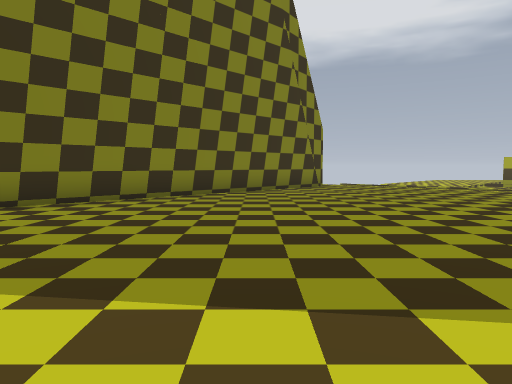
View 1 (above)

24 first-person views from a walk through a level from a Godot 3-D game. The camera is 1.4 m above the floor, tilts 4° down and sees 70° across. The floor is counted in squares, 2 m on a side. Each view is taken from the middle of a square. On the plan, view 1 faces up. The plan holds only what a view shows up to about 11 squares ahead; the rest is blank. The place goes on beyond the plan.

View 2
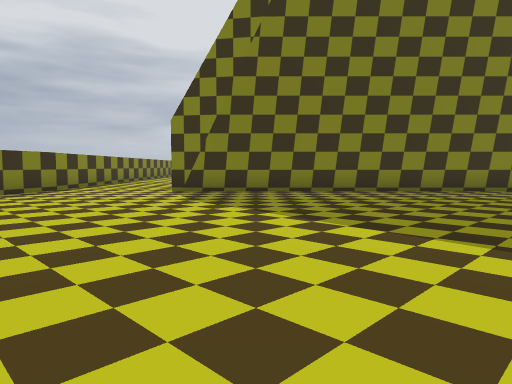

View 3
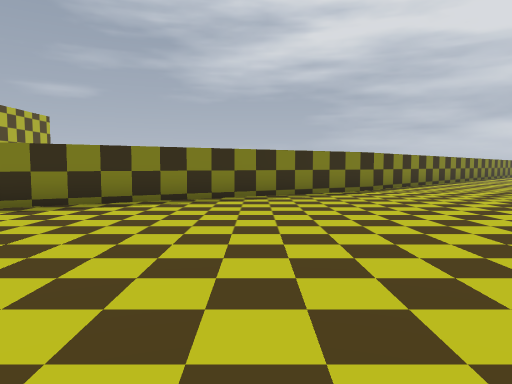

View 4
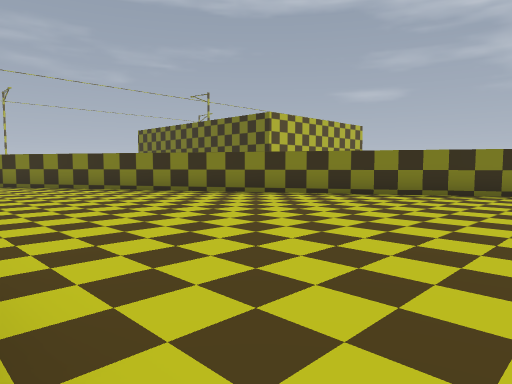

View 5
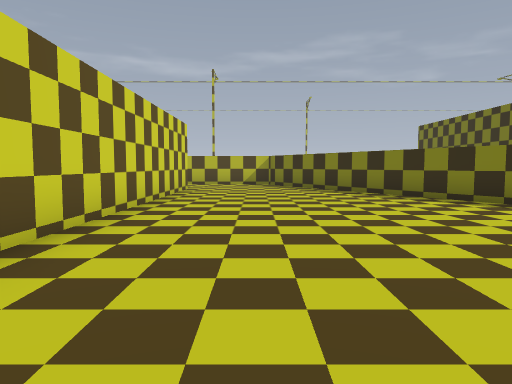

View 6
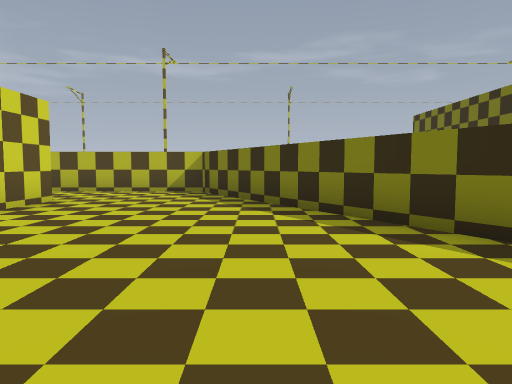

View 7
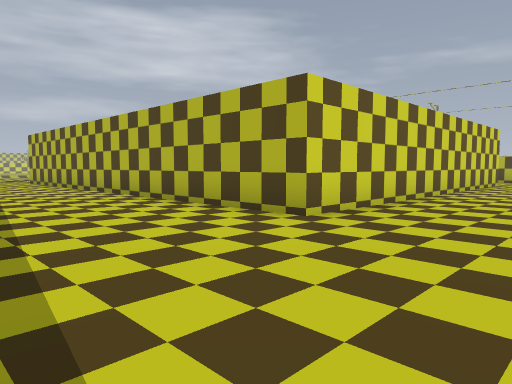

View 8
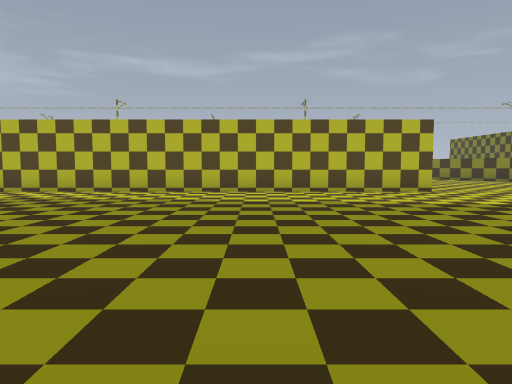

View 9
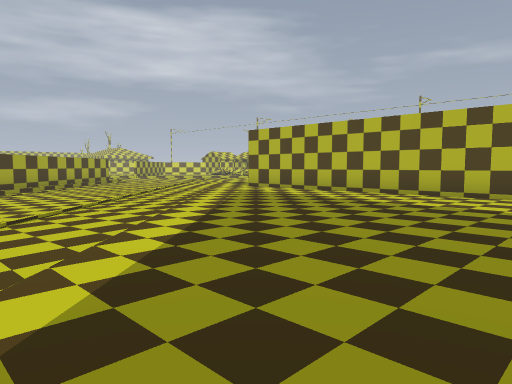

View 10
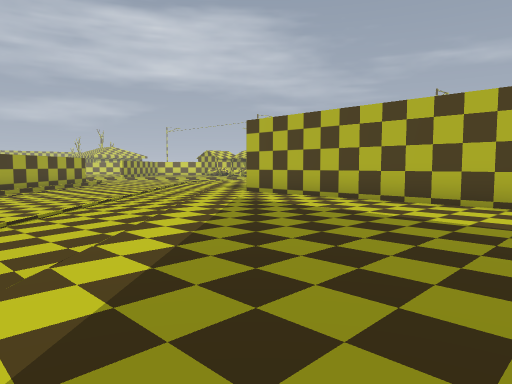

View 11
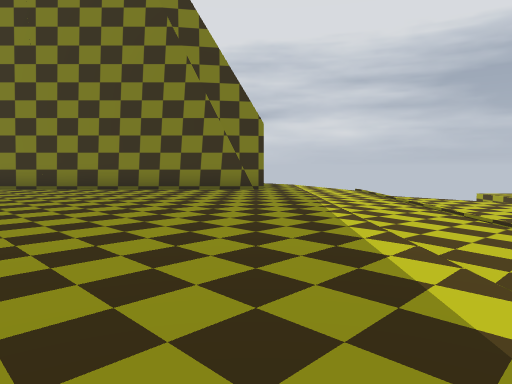

View 12
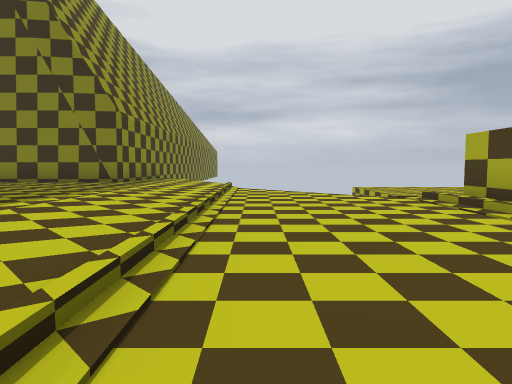

View 13
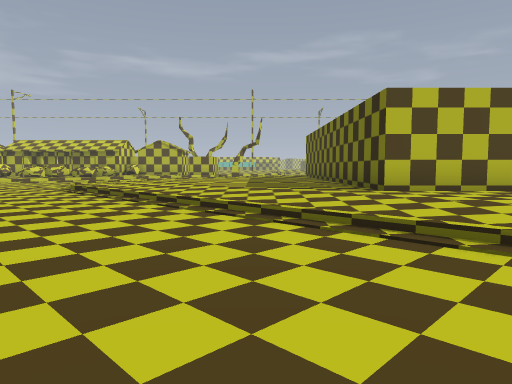

View 14
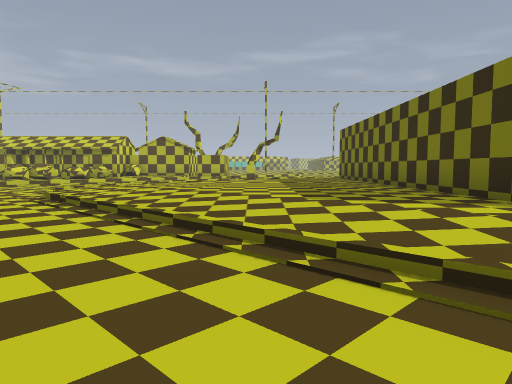

View 15
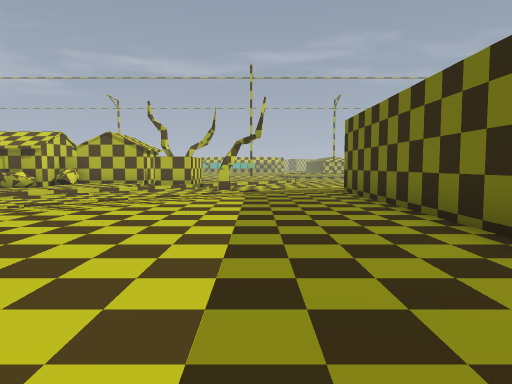

View 16
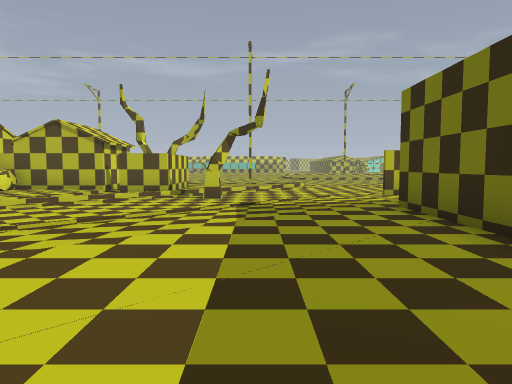

View 17
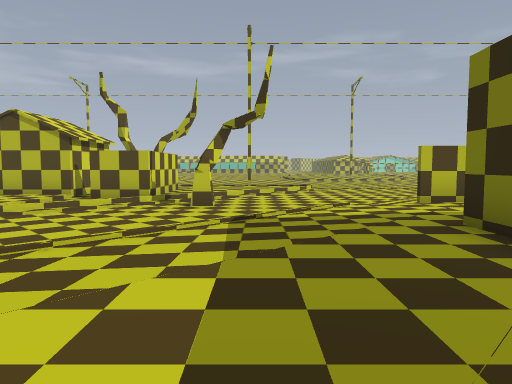

View 18
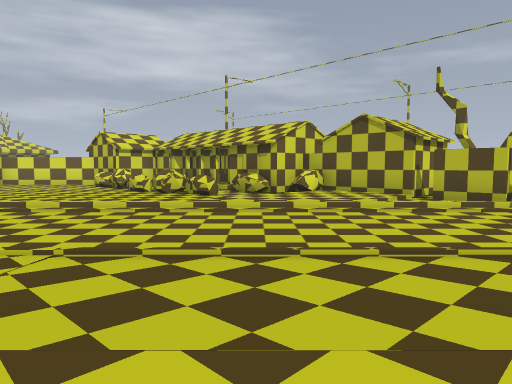

View 19
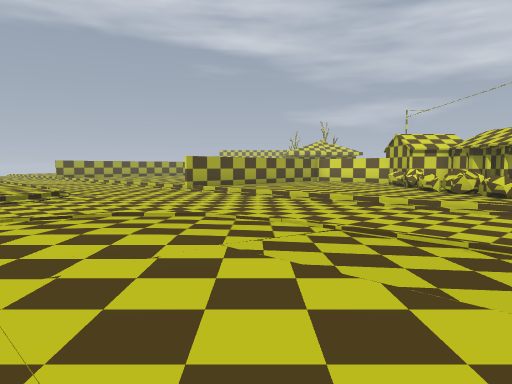

View 20
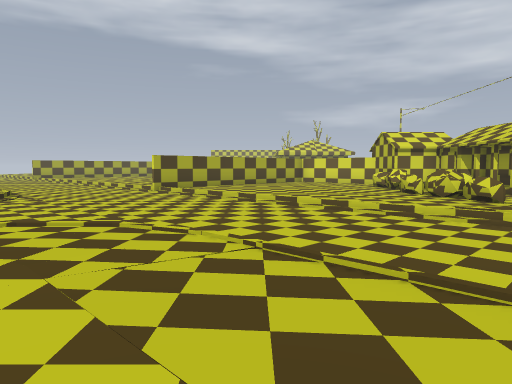

View 21
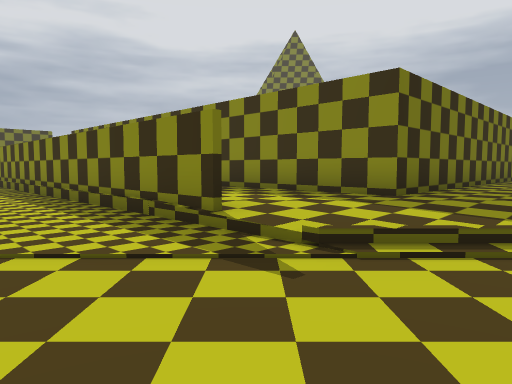

View 22
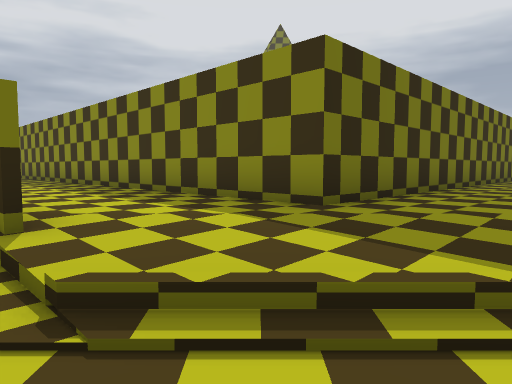

View 23
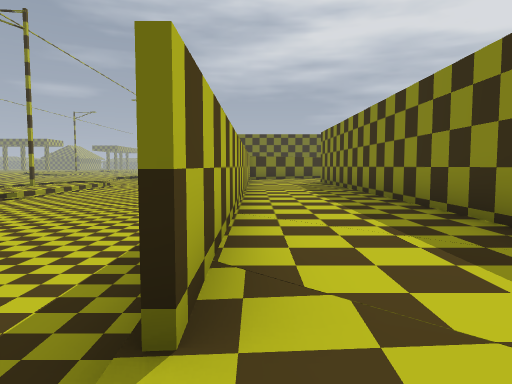

View 24
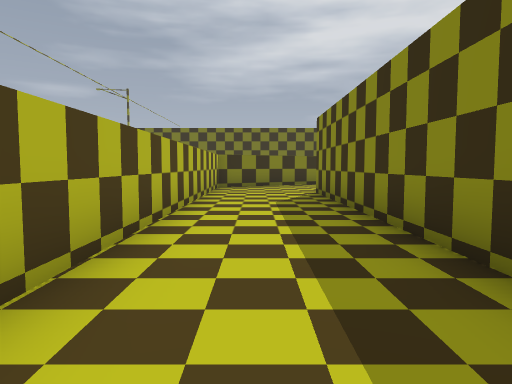

### Floor plan
Key: @ floor where view 1 was taken; # wall or solid block; . main floor; - floor 0.25 m lower than the main floor; _ floor 0.5 m lower than the main floor; / step, stairs or slope; = window, fence, low wall or low ledge; ^ raised ledge.
Columns run from 10 left of view 1 to 32 right of it. Each row starts with its distance up from view 1.
 16                      ##
 15                /_____/#
 14              ..-/_____/
 13            ##...-/_____
 12           ##.....-/____
 11          ##.......-/____
 10         ##.........-/___
  9        ##...........-/__
  8       ##.............-/_
  7      ##...............
  6     ##.................-/__
  5 .. ##...................-/_____/
  4 ...#.....................-/_____
  3 ..........................-/_____
  2 #..........................-/_____
  1 ##..........................-/____
  0  #........@..................-/____
 -1  ##...........................-/___
 -2   #...........##############...-/___    ..
 -3   ##.........##            #....-/___ _///_
 -4    #.........#             #.....-/________
 -5    ##........#             #......-/_______
 -6     ##.......#             #.......-_______
 -7      #.......#             #......../______
 -8      ##......#             #......../______
 -9       #......#             #.......-______/
-10       ##.....#             #......-/_____/
-11        ##....#             #.....-/_____/--
-12         #....#             #....-/_____/---
-13         ##...###############...-/_____/----
-14          #....................-/_____/-----
-15          ##..................-/_____/.-##^=
-16           #################.-/_____/..---
-17                   ________________/...-^ ##
-18                      __________#_##..=#
-19                      ____ ______/#####

Where each view was taken, in squares from view 1:
view 1: 0 up, 0 right, facing up
view 2: 2 down, 2 right, facing up-left
view 3: 2 down, 1 right, facing left
view 4: 1 down, 3 right, facing down-left
view 5: 2 down, 1 right, facing down
view 6: 6 down, 1 left, facing down
view 7: 2 up, 0 right, facing down-right
view 8: 8 up, 8 right, facing down
view 9: 7 up, 8 right, facing down-right
view 10: 5 up, 10 right, facing down-right
view 11: 5 up, 10 right, facing up-left
view 12: 8 up, 13 right, facing up-left
view 13: 5 up, 20 right, facing down
view 14: 2 up, 21 right, facing down
view 15: 3 down, 20 right, facing down
view 16: 7 down, 20 right, facing down
view 17: 9 down, 20 right, facing down
view 18: 9 down, 21 right, facing down-right
view 19: 9 down, 20 right, facing right
view 20: 10 down, 21 right, facing right
view 21: 19 down, 20 right, facing up-left
view 22: 17 down, 20 right, facing up-left
view 23: 16 down, 18 right, facing left
view 24: 15 down, 13 right, facing left
